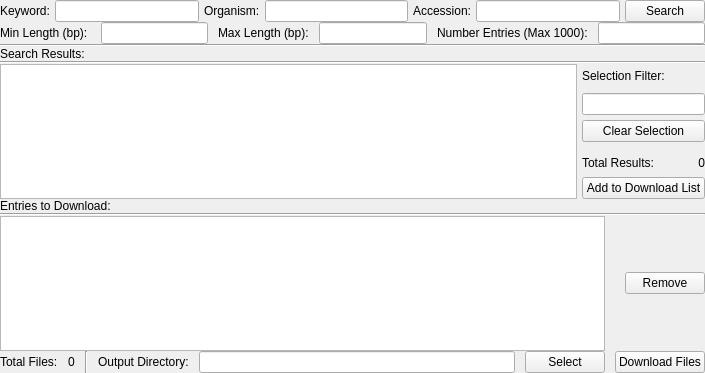
          <widget class="QWidget" name="ncbiDL">
           <property name="geometry">
            <rect>
             <x>0</x>
             <y>0</y>
             <width>705</width>
             <height>373</height>
            </rect>
           </property>
           <attribute name="label">
            <string>Find Genbanks on NCBI Server</string>
           </attribute>
           <layout class="QVBoxLayout" name="verticalLayout_10">
            <property name="spacing">
             <number>0</number>
            </property>
            <property name="leftMargin">
             <number>0</number>
            </property>
            <property name="topMargin">
             <number>0</number>
            </property>
            <property name="rightMargin">
             <number>0</number>
            </property>
            <property name="bottomMargin">
             <number>0</number>
            </property>
            <item>
             <layout class="QHBoxLayout" name="horizontalLayout_14">
              <property name="spacing">
               <number>5</number>
              </property>
              <item>
               <widget class="QLabel" name="label_6">
                <property name="sizePolicy">
                 <sizepolicy hsizetype="Fixed" vsizetype="Preferred">
                  <horstretch>0</horstretch>
                  <verstretch>0</verstretch>
                 </sizepolicy>
                </property>
                <property name="text">
                 <string>Keyword:</string>
                </property>
               </widget>
              </item>
              <item>
               <widget class="QLineEdit" name="ncbiKeyword">
                <property name="sizePolicy">
                 <sizepolicy hsizetype="MinimumExpanding" vsizetype="Fixed">
                  <horstretch>0</horstretch>
                  <verstretch>0</verstretch>
                 </sizepolicy>
                </property>
                <property name="alignment">
                 <set>Qt::AlignRight|Qt::AlignTrailing|Qt::AlignVCenter</set>
                </property>
               </widget>
              </item>
              <item>
               <widget class="QLabel" name="label_7">
                <property name="sizePolicy">
                 <sizepolicy hsizetype="Fixed" vsizetype="Preferred">
                  <horstretch>0</horstretch>
                  <verstretch>0</verstretch>
                 </sizepolicy>
                </property>
                <property name="text">
                 <string>Organism:</string>
                </property>
               </widget>
              </item>
              <item>
               <widget class="QLineEdit" name="ncbiOrganism">
                <property name="sizePolicy">
                 <sizepolicy hsizetype="MinimumExpanding" vsizetype="Fixed">
                  <horstretch>0</horstretch>
                  <verstretch>0</verstretch>
                 </sizepolicy>
                </property>
                <property name="alignment">
                 <set>Qt::AlignRight|Qt::AlignTrailing|Qt::AlignVCenter</set>
                </property>
               </widget>
              </item>
              <item>
               <widget class="QLabel" name="label_8">
                <property name="sizePolicy">
                 <sizepolicy hsizetype="Fixed" vsizetype="Preferred">
                  <horstretch>0</horstretch>
                  <verstretch>0</verstretch>
                 </sizepolicy>
                </property>
                <property name="text">
                 <string>Accession:</string>
                </property>
               </widget>
              </item>
              <item>
               <widget class="QLineEdit" name="ncbiAccession">
                <property name="sizePolicy">
                 <sizepolicy hsizetype="MinimumExpanding" vsizetype="Fixed">
                  <horstretch>0</horstretch>
                  <verstretch>0</verstretch>
                 </sizepolicy>
                </property>
                <property name="alignment">
                 <set>Qt::AlignRight|Qt::AlignTrailing|Qt::AlignVCenter</set>
                </property>
               </widget>
              </item>
              <item>
               <widget class="QPushButton" name="searchNcbiBtn">
                <property name="sizePolicy">
                 <sizepolicy hsizetype="Fixed" vsizetype="Fixed">
                  <horstretch>0</horstretch>
                  <verstretch>0</verstretch>
                 </sizepolicy>
                </property>
                <property name="text">
                 <string>Search</string>
                </property>
               </widget>
              </item>
             </layout>
            </item>
            <item>
             <layout class="QHBoxLayout" name="horizontalLayout_22">
              <property name="spacing">
               <number>10</number>
              </property>
              <item>
               <widget class="QLabel" name="label_15">
                <property name="text">
                 <string>Min Length (bp): </string>
                </property>
               </widget>
              </item>
              <item>
               <widget class="QLineEdit" name="minLength">
                <property name="inputMethodHints">
                 <set>Qt::ImhDigitsOnly|Qt::ImhFormattedNumbersOnly</set>
                </property>
                <property name="alignment">
                 <set>Qt::AlignRight|Qt::AlignTrailing|Qt::AlignVCenter</set>
                </property>
               </widget>
              </item>
              <item>
               <widget class="QLabel" name="label_17">
                <property name="text">
                 <string>Max Length (bp):</string>
                </property>
               </widget>
              </item>
              <item>
               <widget class="QLineEdit" name="maxLength">
                <property name="inputMethodHints">
                 <set>Qt::ImhDigitsOnly|Qt::ImhFormattedNumbersOnly</set>
                </property>
                <property name="alignment">
                 <set>Qt::AlignRight|Qt::AlignTrailing|Qt::AlignVCenter</set>
                </property>
               </widget>
              </item>
              <item>
               <widget class="QLabel" name="label_18">
                <property name="text">
                 <string>Number Entries (Max 1000):</string>
                </property>
               </widget>
              </item>
              <item>
               <widget class="QLineEdit" name="numEntries">
                <property name="inputMethodHints">
                 <set>Qt::ImhDigitsOnly|Qt::ImhFormattedNumbersOnly</set>
                </property>
                <property name="alignment">
                 <set>Qt::AlignRight|Qt::AlignTrailing|Qt::AlignVCenter</set>
                </property>
                <property name="placeholderText">
                 <string/>
                </property>
               </widget>
              </item>
             </layout>
            </item>
            <item>
             <widget class="Line" name="line_7">
              <property name="orientation">
               <enum>Qt::Horizontal</enum>
              </property>
             </widget>
            </item>
            <item>
             <layout class="QHBoxLayout" name="horizontalLayout_24">
              <item alignment="Qt::AlignLeft">
               <widget class="QLabel" name="label_9">
                <property name="sizePolicy">
                 <sizepolicy hsizetype="Fixed" vsizetype="Preferred">
                  <horstretch>0</horstretch>
                  <verstretch>0</verstretch>
                 </sizepolicy>
                </property>
                <property name="text">
                 <string>Search Results:</string>
                </property>
               </widget>
              </item>
             </layout>
            </item>
            <item>
             <widget class="Line" name="line_8">
              <property name="orientation">
               <enum>Qt::Horizontal</enum>
              </property>
             </widget>
            </item>
            <item>
             <layout class="QHBoxLayout" name="horizontalLayout_15">
              <property name="spacing">
               <number>5</number>
              </property>
              <item>
               <widget class="QListWidget" name="ncbiFileSearchResults">
                <property name="sizePolicy">
                 <sizepolicy hsizetype="Expanding" vsizetype="Expanding">
                  <horstretch>0</horstretch>
                  <verstretch>0</verstretch>
                 </sizepolicy>
                </property>
                <property name="editTriggers">
                 <set>QAbstractItemView::NoEditTriggers</set>
                </property>
                <property name="selectionMode">
                 <enum>QAbstractItemView::ExtendedSelection</enum>
                </property>
               </widget>
              </item>
              <item>
               <layout class="QVBoxLayout" name="verticalLayout_13">
                <item>
                 <widget class="QLabel" name="label_20">
                  <property name="text">
                   <string>Selection Filter:</string>
                  </property>
                 </widget>
                </item>
                <item>
                 <widget class="QLineEdit" name="searchFilter">
                  <property name="sizePolicy">
                   <sizepolicy hsizetype="Minimum" vsizetype="Fixed">
                    <horstretch>0</horstretch>
                    <verstretch>0</verstretch>
                   </sizepolicy>
                  </property>
                  <property name="maximumSize">
                   <size>
                    <width>16777178</width>
                    <height>16777215</height>
                   </size>
                  </property>
                 </widget>
                </item>
                <item>
                 <widget class="QPushButton" name="clearSearchSelectionBtn">
                  <property name="text">
                   <string>Clear Selection</string>
                  </property>
                 </widget>
                </item>
                <item>
                 <layout class="QHBoxLayout" name="horizontalLayout_26">
                  <item alignment="Qt::AlignHCenter|Qt::AlignBottom">
                   <widget class="QLabel" name="label_19">
                    <property name="sizePolicy">
                     <sizepolicy hsizetype="Fixed" vsizetype="Preferred">
                      <horstretch>0</horstretch>
                      <verstretch>0</verstretch>
                     </sizepolicy>
                    </property>
                    <property name="text">
                     <string>Total Results:</string>
                    </property>
                   </widget>
                  </item>
                  <item alignment="Qt::AlignRight|Qt::AlignBottom">
                   <widget class="QLabel" name="totalSearchResults">
                    <property name="sizePolicy">
                     <sizepolicy hsizetype="Preferred" vsizetype="Fixed">
                      <horstretch>0</horstretch>
                      <verstretch>0</verstretch>
                     </sizepolicy>
                    </property>
                    <property name="minimumSize">
                     <size>
                      <width>31</width>
                      <height>0</height>
                     </size>
                    </property>
                    <property name="maximumSize">
                     <size>
                      <width>16777215</width>
                      <height>16777215</height>
                     </size>
                    </property>
                    <property name="layoutDirection">
                     <enum>Qt::LeftToRight</enum>
                    </property>
                    <property name="midLineWidth">
                     <number>9</number>
                    </property>
                    <property name="text">
                     <string>     0</string>
                    </property>
                    <property name="alignment">
                     <set>Qt::AlignRight|Qt::AlignTrailing|Qt::AlignVCenter</set>
                    </property>
                   </widget>
                  </item>
                 </layout>
                </item>
                <item alignment="Qt::AlignHCenter|Qt::AlignBottom">
                 <widget class="QPushButton" name="addNcbiFilesBtn">
                  <property name="sizePolicy">
                   <sizepolicy hsizetype="Fixed" vsizetype="Fixed">
                    <horstretch>0</horstretch>
                    <verstretch>0</verstretch>
                   </sizepolicy>
                  </property>
                  <property name="text">
                   <string>Add to Download List</string>
                  </property>
                 </widget>
                </item>
               </layout>
              </item>
             </layout>
            </item>
            <item>
             <layout class="QHBoxLayout" name="horizontalLayout_25">
              <item>
               <widget class="QLabel" name="label_10">
                <property name="text">
                 <string>Entries to Download:</string>
                </property>
               </widget>
              </item>
             </layout>
            </item>
            <item>
             <widget class="Line" name="line_9">
              <property name="orientation">
               <enum>Qt::Horizontal</enum>
              </property>
             </widget>
            </item>
            <item>
             <layout class="QHBoxLayout" name="horizontalLayout_17">
              <property name="spacing">
               <number>20</number>
              </property>
              <item>
               <widget class="QListWidget" name="ncbiFileDLlist">
                <property name="sizePolicy">
                 <sizepolicy hsizetype="Expanding" vsizetype="Expanding">
                  <horstretch>0</horstretch>
                  <verstretch>0</verstretch>
                 </sizepolicy>
                </property>
                <property name="editTriggers">
                 <set>QAbstractItemView::NoEditTriggers</set>
                </property>
                <property name="selectionMode">
                 <enum>QAbstractItemView::ExtendedSelection</enum>
                </property>
               </widget>
              </item>
              <item alignment="Qt::AlignHCenter|Qt::AlignVCenter">
               <widget class="QPushButton" name="removeNcbiFilesBtn">
                <property name="sizePolicy">
                 <sizepolicy hsizetype="Fixed" vsizetype="Fixed">
                  <horstretch>0</horstretch>
                  <verstretch>0</verstretch>
                 </sizepolicy>
                </property>
                <property name="text">
                 <string>Remove</string>
                </property>
               </widget>
              </item>
             </layout>
            </item>
            <item>
             <layout class="QHBoxLayout" name="horizontalLayout_16">
              <property name="spacing">
               <number>10</number>
              </property>
              <item>
               <widget class="QLabel" name="label_11">
                <property name="sizePolicy">
                 <sizepolicy hsizetype="Fixed" vsizetype="Preferred">
                  <horstretch>0</horstretch>
                  <verstretch>0</verstretch>
                 </sizepolicy>
                </property>
                <property name="text">
                 <string>Total Files:</string>
                </property>
               </widget>
              </item>
              <item>
               <widget class="QLabel" name="ncbiDLtotalFilesCt">
                <property name="text">
                 <string>0</string>
                </property>
               </widget>
              </item>
              <item>
               <widget class="Line" name="line_11">
                <property name="orientation">
                 <enum>Qt::Vertical</enum>
                </property>
               </widget>
              </item>
              <item>
               <widget class="QLabel" name="label_13">
                <property name="text">
                 <string>Output Directory:</string>
                </property>
               </widget>
              </item>
              <item>
               <widget class="QLineEdit" name="ncbiFileDlDir">
                <property name="readOnly">
                 <bool>true</bool>
                </property>
               </widget>
              </item>
              <item>
               <widget class="QPushButton" name="selectNcbiFileDirBtn">
                <property name="text">
                 <string>Select</string>
                </property>
               </widget>
              </item>
              <item>
               <widget class="QPushButton" name="dlNcbiFilesBtn">
                <property name="text">
                 <string>Download Files</string>
                </property>
               </widget>
              </item>
             </layout>
            </item>
           </layout>
          </widget>
